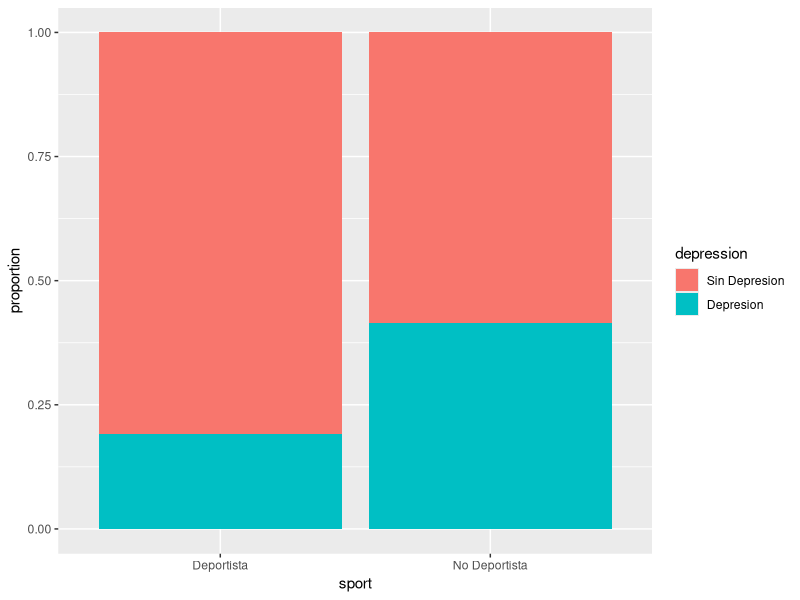
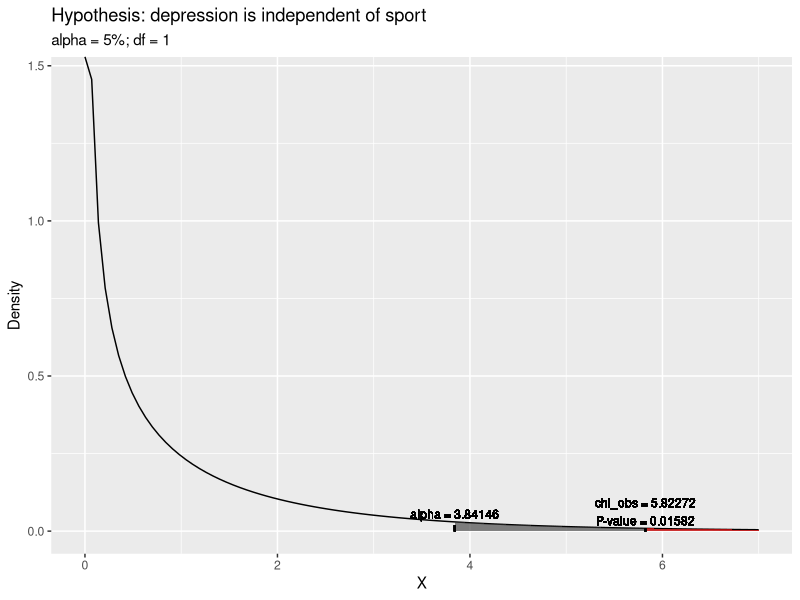

Here is the R script that generated these plots, in order:
ipak <- function(pkg){
  new.pkg <- pkg[!(pkg %in% installed.packages()[, "Package"])]
  if (length(new.pkg)) 
    install.packages(new.pkg, dependencies = TRUE)
  sapply(pkg, require, character.only = TRUE)
}

packages <- c("dplyr", "ggplot2")
ipak(packages)

## dependencia entre la práctica de algún deporte y el estado de ánimo; muestra aleatoria de 100 jóvenes;
## tabla de contingencia
##    |               |  Sin depresion  |  Con depresion  |
##    | Deportista    |        38       |        9        |
##    | No Deportista |        31       |       22        |

# a) tabla de frecuencias relativas condicionales por fila
ct <- matrix( c(c(38, 9),
                c(31, 22)),
              nrow = 2, ncol = 2,
              byrow = T)
rownames(ct) <- c("Deportista", "No Deportista")
colnames(ct) <- c("Sin Depresion", "Depresion")

rel_ct <- round(prop.table(ct, margin = 1),3) 
rel_ct_m <- addmargins(rel_ct, 2)

# b) gráfico para las frecuencias relativas condicionales por fila
rel_freqs <- as.vector(t(rel_ct))
depression <- gl(n = 2, k = 1, length = 4, labels = c("Sin Depresion", "Depresion"))
sport <- gl(n = 2, k = 2, length = 4, labels = c("Deportista", "No Deportista"))

df <- data.frame(rel_freqs, depression, sport)

ggplot(df, aes(x = sport, y = rel_freqs, fill = depression)) + 
  geom_bar(stat = "identity") +
  labs(y = "proportion")

# c) Intuitivamente, hay asociación entre las variables

# intuitivamente (grafico) hay diferencia entre estado de animo si la persona practica deporte (menos depresion) o no (mas depresion)

# d) prueba de hipótesis no paramétrica independencia entre factores

# H_0: estado de animo es independiente de deporte
# H_a: estado de animo no es independiente de deporte

n <- sum(ct)
# tasa global con depresion
margins_sp <- marginSums(ct,1)
margins_dep <- marginSums(ct,2)
gl_depression <- margins_dep[2] / n

# sample freqs
ct

# theorical freqs
exp_ct <- matrix( c(margins_sp * (1 - gl_depression),
                margins_sp * gl_depression),
              nrow = 2, ncol = 2,
              byrow = F)

# observed chi-square
chi_obs <- sum(ct^2 / exp_ct) - n

# rejection zone
alpha <- 0.05

r <- nrow(ct)          # number of levels in factor #1
c <- ncol(ct)          # number of levels in factor #2
df <- (r-1) * (c-1)    # degrees of freedom
rej_sup <- qchisq(1 - alpha, df) 

# decision rule
#  -  chi_obs >= rej_sup  => reject H_0
#  -  chi_obs < rej_sup  => don't reject H_0
chi_obs >= rej_sup

# decision rule
#  -  p_value < alpha  => reject H_0
#  -  p_value >= alpha  => don't reject H_0
p_value <- pchisq(chi_obs, df, lower.tail = F)

p_value < alpha

# graphical representation
x_inf <- 0
x_sup <- 7

events <- seq(x_inf,x_sup,0.01)
data <- data.frame(events, density = dchisq(x = events, df))  

ggplot(data, aes(x = events)) +
  stat_function(fun = dchisq,
                args = list(
                  df = df
                ),
                geom = "line") +
  stat_function(fun = dchisq,
                args = list(
                  df = df
                  ),
                geom = "area",
                alpha = 0.6,
                xlim = c(rej_sup,x_sup)) + 
  geom_segment(aes(x = rej_sup, xend = rej_sup, y = 0, yend = dchisq(rej_sup, df)), 
               lty = "dashed") + 
  geom_text(
    aes(label = paste(c("alpha = ", round(rej_sup,5)), collapse = ""), x = rej_sup, y = dchisq(rej_sup, df) + 0.01),
    size = 3,
    vjust = 0
  ) +
  stat_function(fun = dchisq,
                args = list(
                  df = df
                ),
                geom = "area",
                alpha = 0.6,
                fill = "red",
                xlim = c(chi_obs,x_sup)) + 
  geom_segment(aes(x = chi_obs, xend = chi_obs, y = 0, yend = dchisq(chi_obs, df)), 
               lty = "dashed") + 
  geom_text(
    aes(label = paste(c("P-value = ", round(p_value,5)), collapse = ""), x = chi_obs, y = dchisq(chi_obs, df) + 0.01),
    position = position_dodge(0.9),
    size = 3,
    vjust = 0
  ) +
  geom_text(
    aes(label = paste(c("chi_obs = ", round(chi_obs,5)), collapse = ""), x = chi_obs, y = dchisq(chi_obs, df) + 0.01),
    position = position_dodge(0.9),
    size = 3,
    vjust = -2
  ) +
  labs(title = "Hypothesis: depression is independent of sport",
       subtitle = "alpha = 5%; df = 1",
       x = "X",
       y = "Density")

